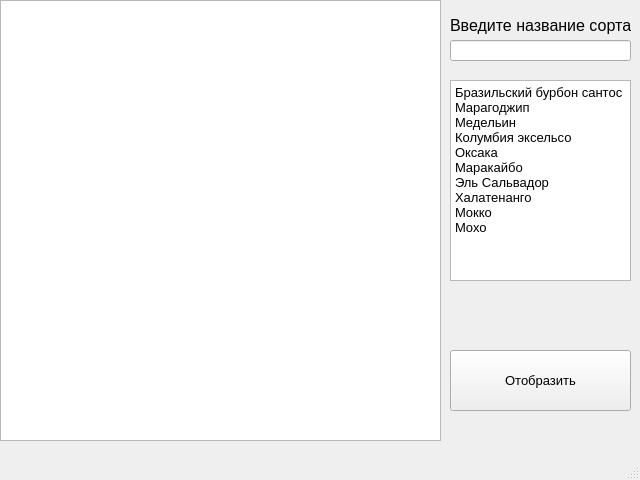
<?xml version="1.0" encoding="UTF-8"?>
<ui version="4.0">
 <class>MainWindow</class>
 <widget class="QMainWindow" name="MainWindow">
  <property name="geometry">
   <rect>
    <x>0</x>
    <y>0</y>
    <width>640</width>
    <height>480</height>
   </rect>
  </property>
  <property name="windowTitle">
   <string>MainWindow</string>
  </property>
  <widget class="QWidget" name="centralwidget">
   <widget class="QTextBrowser" name="textBrowser">
    <property name="geometry">
     <rect>
      <x>0</x>
      <y>0</y>
      <width>441</width>
      <height>441</height>
     </rect>
    </property>
   </widget>
   <widget class="QLabel" name="label">
    <property name="geometry">
     <rect>
      <x>450</x>
      <y>10</y>
      <width>181</width>
      <height>31</height>
     </rect>
    </property>
    <property name="font">
     <font>
      <pointsize>12</pointsize>
     </font>
    </property>
    <property name="text">
     <string>Введите название сорта:</string>
    </property>
   </widget>
   <widget class="QLineEdit" name="lineEdit">
    <property name="geometry">
     <rect>
      <x>450</x>
      <y>40</y>
      <width>181</width>
      <height>21</height>
     </rect>
    </property>
   </widget>
   <widget class="QTextBrowser" name="textBrowser_2">
    <property name="geometry">
     <rect>
      <x>450</x>
      <y>80</y>
      <width>181</width>
      <height>201</height>
     </rect>
    </property>
    <property name="html">
     <string>&lt;!DOCTYPE HTML PUBLIC &quot;-//W3C//DTD HTML 4.0//EN&quot; &quot;http://www.w3.org/TR/REC-html40/strict.dtd&quot;&gt;
&lt;html&gt;&lt;head&gt;&lt;meta name=&quot;qrichtext&quot; content=&quot;1&quot; /&gt;&lt;style type=&quot;text/css&quot;&gt;
p, li { white-space: pre-wrap; }
&lt;/style&gt;&lt;/head&gt;&lt;body style=&quot; font-family:'MS Shell Dlg 2'; font-size:8.25pt; font-weight:400; font-style:normal;&quot;&gt;
&lt;p style=&quot; margin-top:0px; margin-bottom:0px; margin-left:0px; margin-right:0px; -qt-block-indent:0; text-indent:0px;&quot;&gt;&lt;span style=&quot; font-size:10pt;&quot;&gt;Бразильский бурбон сантос&lt;/span&gt;&lt;/p&gt;
&lt;p style=&quot; margin-top:0px; margin-bottom:0px; margin-left:0px; margin-right:0px; -qt-block-indent:0; text-indent:0px;&quot;&gt;&lt;span style=&quot; font-size:10pt;&quot;&gt;Марагоджип&lt;/span&gt;&lt;/p&gt;
&lt;p style=&quot; margin-top:0px; margin-bottom:0px; margin-left:0px; margin-right:0px; -qt-block-indent:0; text-indent:0px;&quot;&gt;&lt;span style=&quot; font-size:10pt;&quot;&gt;Медельин&lt;/span&gt;&lt;/p&gt;
&lt;p style=&quot; margin-top:0px; margin-bottom:0px; margin-left:0px; margin-right:0px; -qt-block-indent:0; text-indent:0px;&quot;&gt;&lt;span style=&quot; font-size:10pt;&quot;&gt;Колумбия эксельсо&lt;/span&gt;&lt;/p&gt;
&lt;p style=&quot; margin-top:0px; margin-bottom:0px; margin-left:0px; margin-right:0px; -qt-block-indent:0; text-indent:0px;&quot;&gt;&lt;span style=&quot; font-size:10pt;&quot;&gt;Оксака&lt;/span&gt;&lt;/p&gt;
&lt;p style=&quot; margin-top:0px; margin-bottom:0px; margin-left:0px; margin-right:0px; -qt-block-indent:0; text-indent:0px;&quot;&gt;&lt;span style=&quot; font-size:10pt;&quot;&gt;Маракайбо&lt;/span&gt;&lt;/p&gt;
&lt;p style=&quot; margin-top:0px; margin-bottom:0px; margin-left:0px; margin-right:0px; -qt-block-indent:0; text-indent:0px;&quot;&gt;&lt;span style=&quot; font-size:10pt;&quot;&gt;Эль Сальвадор Халатенанго&lt;/span&gt;&lt;/p&gt;
&lt;p style=&quot; margin-top:0px; margin-bottom:0px; margin-left:0px; margin-right:0px; -qt-block-indent:0; text-indent:0px;&quot;&gt;&lt;span style=&quot; font-size:10pt;&quot;&gt;Мокко&lt;/span&gt;&lt;/p&gt;
&lt;p style=&quot; margin-top:0px; margin-bottom:0px; margin-left:0px; margin-right:0px; -qt-block-indent:0; text-indent:0px;&quot;&gt;&lt;span style=&quot; font-size:10pt;&quot;&gt;Мохо&lt;/span&gt;&lt;/p&gt;&lt;/body&gt;&lt;/html&gt;</string>
    </property>
   </widget>
   <widget class="QPushButton" name="pushButton">
    <property name="geometry">
     <rect>
      <x>450</x>
      <y>350</y>
      <width>181</width>
      <height>61</height>
     </rect>
    </property>
    <property name="font">
     <font>
      <pointsize>10</pointsize>
     </font>
    </property>
    <property name="text">
     <string>Отобразить</string>
    </property>
   </widget>
  </widget>
  <widget class="QMenuBar" name="menubar">
   <property name="geometry">
    <rect>
     <x>0</x>
     <y>0</y>
     <width>640</width>
     <height>21</height>
    </rect>
   </property>
  </widget>
  <widget class="QStatusBar" name="statusbar"/>
 </widget>
 <resources/>
 <connections/>
</ui>
